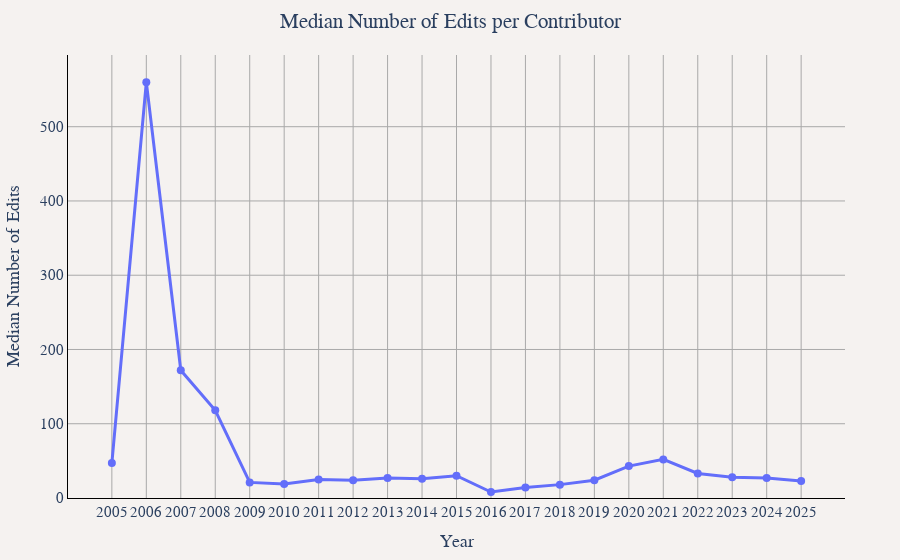

Write notebook code for a chart like this one.
### Markdown cell above
## Median Number of Edits per Contributor (Yearly)
This shows the median number of edits made by contributors each year, providing insight into typical contributor activity levels.

### Code cell
df_median_edits_yearly = duckdb.sql("""
WITH yearly_contributor_edits AS (
    SELECT
        year,
        user_name,
        CAST(SUM(edit_count) as INTEGER) as user_edits
    FROM '../data_enriched/year=*/month=*/*.parquet'
    GROUP BY year, user_name
)
SELECT
    CAST(year AS VARCHAR) as years,
    CAST(PERCENTILE_CONT(0.5) WITHIN GROUP (ORDER BY user_edits) as INTEGER) as "median number of edits per contributor"
FROM yearly_contributor_edits
GROUP BY year
ORDER BY year
""").df()

fig = go.Figure()
fig.add_trace(
    go.Scatter(
        x=df_median_edits_yearly.iloc[:, 0],
        y=df_median_edits_yearly.iloc[:, 1],
        mode="lines+markers",
        name="Median edits per contributor",
        line=dict(width=3),
        marker=dict(size=8),
    )
)

fig.update_traces(hovertemplate="%{x}<br>%{y:,} edits<extra></extra>")
fig.update_layout(
    title="Median Number of Edits per Contributor",
    xaxis_title="Year",
    yaxis_title="Median Number of Edits",
    **default_layout,
)

fig.show()

### Figure 1 — Plotly figure (JSON) as saved in the notebook; plotly's stock layout.template omitted (floating-point values rounded to 4 significant figures)
{"data": [{"hovertemplate": "%{x}<br>%{y:,} edits<extra></extra>", "line": {"width": 3}, "marker": {"size": 8}, "mode": "lines+markers", "name": "Median edits per contributor", "type": "scatter", "x": ["2005", "2006", "2007", "2008", "2009", "2010", "2011", "2012", "2013", "2014", "2015", "2016", "2017", "2018", "2019", "2020", "2021", "2022", "2023", "2024", "2025"], "y": [47, 560, 172, 118, 21, 19, 25, 24, 27, 26, 30, 8, 14, 18, 24, 43, 52, 33, 28, 27, 23]}], "layout": {"font": {"family": "Times", "size": 15}, "margin": {"b": 55, "l": 55, "r": 55, "t": 55}, "paper_bgcolor": "#f5f2f0", "plot_bgcolor": "#f5f2f0", "title": {"text": "Median Number of Edits per Contributor", "x": 0.5}, "xaxis": {"gridcolor": "darkgray", "linecolor": "black", "showgrid": true, "tickcolor": "black", "title": {"text": "Year"}, "zerolinecolor": "darkgray"}, "yaxis": {"gridcolor": "darkgray", "linecolor": "black", "rangemode": "tozero", "showgrid": true, "tickcolor": "black", "title": {"text": "Median Number of Edits"}, "zerolinecolor": "darkgray"}}}
